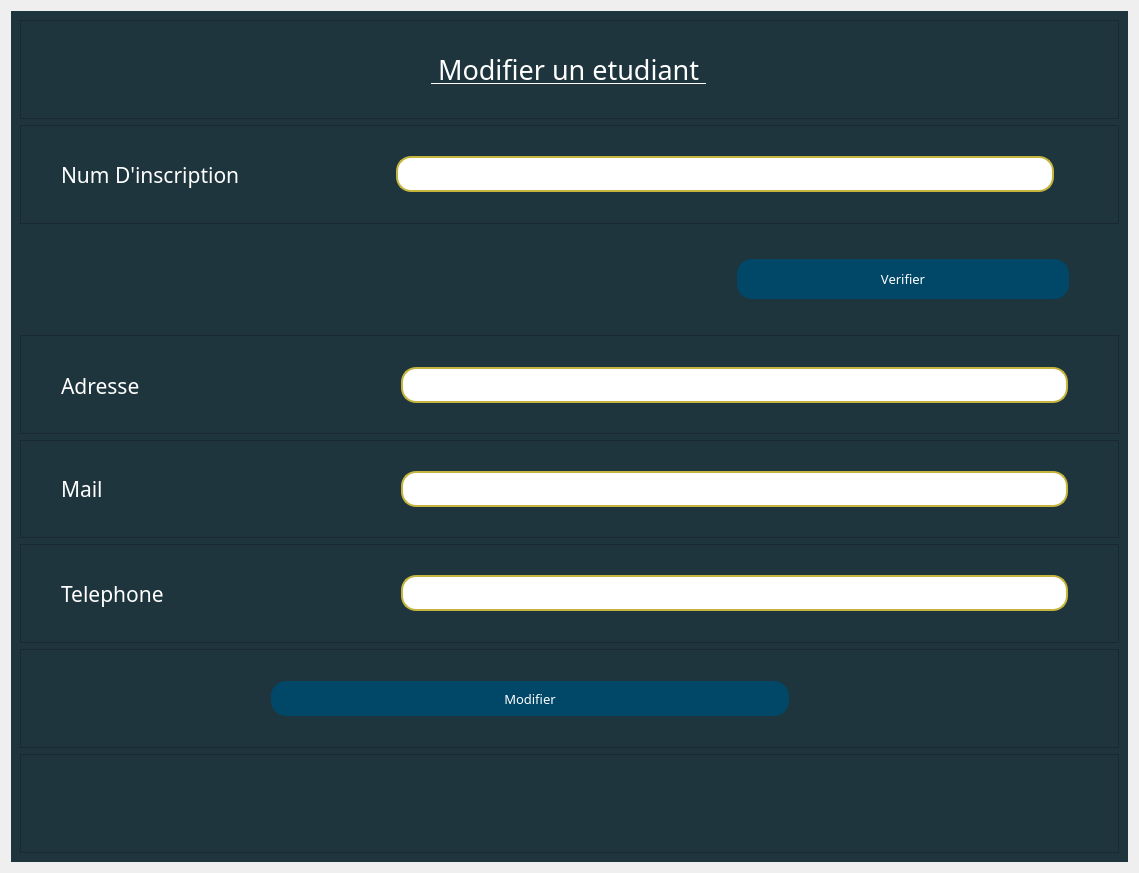
<?xml version="1.0" encoding="UTF-8"?>
<ui version="4.0">
 <class>Form</class>
 <widget class="QWidget" name="Form">
  <property name="geometry">
   <rect>
    <x>0</x>
    <y>0</y>
    <width>1139</width>
    <height>873</height>
   </rect>
  </property>
  <property name="windowTitle">
   <string>Form</string>
  </property>
  <property name="styleSheet">
   <string notr="true"/>
  </property>
  <layout class="QVBoxLayout" name="verticalLayout">
   <item>
    <widget class="QWidget" name="widget_2" native="true">
     <property name="styleSheet">
      <string notr="true">background-color: rgb(31, 53, 61);
color : rgb(255, 255, 255);

</string>
     </property>
     <layout class="QVBoxLayout" name="verticalLayout_4">
      <item>
       <widget class="QFrame" name="frame">
        <property name="cursor">
         <cursorShape>IBeamCursor</cursorShape>
        </property>
        <property name="frameShape">
         <enum>QFrame::StyledPanel</enum>
        </property>
        <property name="frameShadow">
         <enum>QFrame::Raised</enum>
        </property>
        <layout class="QVBoxLayout" name="verticalLayout_2">
         <item alignment="Qt::AlignHCenter|Qt::AlignVCenter">
          <widget class="QLabel" name="label">
           <property name="font">
            <font>
             <family>Forte</family>
             <pointsize>20</pointsize>
             <underline>true</underline>
            </font>
           </property>
           <property name="text">
            <string> Modifier un etudiant </string>
           </property>
          </widget>
         </item>
        </layout>
       </widget>
      </item>
      <item>
       <widget class="QFrame" name="frame_2">
        <property name="font">
         <font>
          <family>Sitka Small</family>
          <pointsize>16</pointsize>
         </font>
        </property>
        <property name="frameShape">
         <enum>QFrame::StyledPanel</enum>
        </property>
        <property name="frameShadow">
         <enum>QFrame::Raised</enum>
        </property>
        <layout class="QHBoxLayout" name="horizontalLayout" stretch="1,2,0">
         <property name="leftMargin">
          <number>40</number>
         </property>
         <property name="topMargin">
          <number>11</number>
         </property>
         <property name="rightMargin">
          <number>50</number>
         </property>
         <property name="bottomMargin">
          <number>11</number>
         </property>
         <item>
          <widget class="QLabel" name="label_2">
           <property name="font">
            <font>
             <family>Sitka Small</family>
             <pointsize>16</pointsize>
             <weight>50</weight>
             <bold>false</bold>
            </font>
           </property>
           <property name="cursor">
            <cursorShape>IBeamCursor</cursorShape>
           </property>
           <property name="text">
            <string>Num D'inscription</string>
           </property>
          </widget>
         </item>
         <item>
          <widget class="QLineEdit" name="num_insc">
           <property name="font">
            <font>
             <family>Sitka Small</family>
             <pointsize>16</pointsize>
            </font>
           </property>
           <property name="styleSheet">
            <string notr="true">QLineEdit {
	border :2px solid ;
	border-radius : 15px;
	border-color: rgb(197, 181, 61);
	background-color: rgb(255, 255, 255);
	color :rgb(0, 0, 0);
}
QLineEdit:hover {
	border : 2px solid rgbrgb(97, 89, 30);
}

</string>
           </property>
           <property name="inputMask">
            <string>999999</string>
           </property>
          </widget>
         </item>
         <item alignment="Qt::AlignLeft|Qt::AlignTop">
          <widget class="QLabel" name="label_3">
           <property name="font">
            <font>
             <pointsize>10</pointsize>
            </font>
           </property>
           <property name="styleSheet">
            <string notr="true">color: rgb(212, 0, 0);</string>
           </property>
           <property name="text">
            <string/>
           </property>
          </widget>
         </item>
        </layout>
       </widget>
      </item>
      <item>
       <widget class="QWidget" name="widget" native="true">
        <property name="font">
         <font>
          <family>Sitka Small</family>
          <pointsize>16</pointsize>
         </font>
        </property>
        <layout class="QGridLayout" name="gridLayout">
         <property name="leftMargin">
          <number>40</number>
         </property>
         <property name="rightMargin">
          <number>50</number>
         </property>
         <item row="0" column="0">
          <widget class="QLabel" name="message_f">
           <property name="font">
            <font>
             <family>Sitka Small</family>
             <pointsize>16</pointsize>
            </font>
           </property>
           <property name="styleSheet">
            <string notr="true">color :rgb(243, 0, 0)</string>
           </property>
           <property name="text">
            <string/>
           </property>
          </widget>
         </item>
         <item row="0" column="1">
          <widget class="QLabel" name="message_v">
           <property name="font">
            <font>
             <family>Sitka Small</family>
             <pointsize>16</pointsize>
            </font>
           </property>
           <property name="styleSheet">
            <string notr="true">color :rgb(0, 172, 0)</string>
           </property>
           <property name="text">
            <string/>
           </property>
          </widget>
         </item>
         <item row="0" column="2">
          <widget class="QPushButton" name="verife">
           <property name="font">
            <font>
             <family>Sitka Small</family>
             <pointsize>10</pointsize>
            </font>
           </property>
           <property name="cursor">
            <cursorShape>PointingHandCursor</cursorShape>
           </property>
           <property name="styleSheet">
            <string notr="true">QPushButton{
	height : 40px;
	background-color :rgb(0, 71, 104);
	border-radius : 15px;
}


QPushButton:hover{
	background-color: rgb(0, 92, 157);
}</string>
           </property>
           <property name="text">
            <string>Verifier</string>
           </property>
          </widget>
         </item>
        </layout>
       </widget>
      </item>
      <item>
       <widget class="QFrame" name="frame_3">
        <property name="font">
         <font>
          <family>Sitka Small</family>
          <pointsize>16</pointsize>
         </font>
        </property>
        <property name="frameShape">
         <enum>QFrame::StyledPanel</enum>
        </property>
        <property name="frameShadow">
         <enum>QFrame::Raised</enum>
        </property>
        <layout class="QHBoxLayout" name="horizontalLayout_4" stretch="1,2">
         <property name="leftMargin">
          <number>40</number>
         </property>
         <property name="topMargin">
          <number>11</number>
         </property>
         <property name="rightMargin">
          <number>50</number>
         </property>
         <item>
          <widget class="QLabel" name="label_5">
           <property name="font">
            <font>
             <family>Sitka Small</family>
             <pointsize>16</pointsize>
            </font>
           </property>
           <property name="cursor">
            <cursorShape>IBeamCursor</cursorShape>
           </property>
           <property name="text">
            <string>Adresse</string>
           </property>
          </widget>
         </item>
         <item>
          <widget class="QLineEdit" name="adresse">
           <property name="font">
            <font>
             <family>Sitka Small</family>
             <pointsize>16</pointsize>
            </font>
           </property>
           <property name="styleSheet">
            <string notr="true">QLineEdit {
	border :2px solid ;
	border-radius : 15px;
	border-color: rgb(197, 181, 61);
	background-color: rgb(255, 255, 255);
	color :rgb(0, 0, 0);
}
QLineEdit:hover {
	border : 2px solid rgbrgb(97, 89, 30);
}

</string>
           </property>
          </widget>
         </item>
        </layout>
       </widget>
      </item>
      <item>
       <widget class="QFrame" name="frame_4">
        <property name="font">
         <font>
          <family>Sitka Small</family>
          <pointsize>16</pointsize>
         </font>
        </property>
        <property name="frameShape">
         <enum>QFrame::StyledPanel</enum>
        </property>
        <property name="frameShadow">
         <enum>QFrame::Raised</enum>
        </property>
        <layout class="QHBoxLayout" name="horizontalLayout_5" stretch="1,2">
         <property name="leftMargin">
          <number>40</number>
         </property>
         <property name="rightMargin">
          <number>50</number>
         </property>
         <item>
          <widget class="QLabel" name="label_6">
           <property name="font">
            <font>
             <family>Sitka Small</family>
             <pointsize>16</pointsize>
            </font>
           </property>
           <property name="cursor">
            <cursorShape>IBeamCursor</cursorShape>
           </property>
           <property name="text">
            <string>Mail</string>
           </property>
          </widget>
         </item>
         <item>
          <widget class="QLineEdit" name="mail">
           <property name="font">
            <font>
             <family>Sitka Small</family>
             <pointsize>16</pointsize>
            </font>
           </property>
           <property name="styleSheet">
            <string notr="true">QLineEdit {
	border :2px solid ;
	border-radius : 15px;
	border-color: rgb(197, 181, 61);
	background-color: rgb(255, 255, 255);
	color :rgb(0, 0, 0);
}
QLineEdit:hover {
	border : 2px solid rgbrgb(97, 89, 30);
}

</string>
           </property>
          </widget>
         </item>
        </layout>
       </widget>
      </item>
      <item>
       <widget class="QFrame" name="frame_7">
        <property name="font">
         <font>
          <family>Sitka Small</family>
          <pointsize>16</pointsize>
         </font>
        </property>
        <property name="frameShape">
         <enum>QFrame::StyledPanel</enum>
        </property>
        <property name="frameShadow">
         <enum>QFrame::Raised</enum>
        </property>
        <layout class="QHBoxLayout" name="horizontalLayout_7" stretch="1,2">
         <property name="leftMargin">
          <number>40</number>
         </property>
         <property name="rightMargin">
          <number>50</number>
         </property>
         <item>
          <widget class="QLabel" name="label_8">
           <property name="font">
            <font>
             <family>Sitka Small</family>
             <pointsize>16</pointsize>
            </font>
           </property>
           <property name="cursor">
            <cursorShape>IBeamCursor</cursorShape>
           </property>
           <property name="text">
            <string>Telephone</string>
           </property>
          </widget>
         </item>
         <item>
          <widget class="QLineEdit" name="phone">
           <property name="font">
            <font>
             <family>Sitka Small</family>
             <pointsize>16</pointsize>
            </font>
           </property>
           <property name="styleSheet">
            <string notr="true">QLineEdit {
	border :2px solid ;
	border-radius : 15px;
	border-color: rgb(197, 181, 61);
	background-color: rgb(255, 255, 255);
	color :rgb(0, 0, 0);
}
QLineEdit:hover {
	border : 2px solid rgbrgb(97, 89, 30);
}

</string>
           </property>
           <property name="inputMask">
            <string>99999999</string>
           </property>
           <property name="text">
            <string/>
           </property>
           <property name="maxLength">
            <number>8</number>
           </property>
           <property name="cursorPosition">
            <number>8</number>
           </property>
           <property name="cursorMoveStyle">
            <enum>Qt::VisualMoveStyle</enum>
           </property>
           <property name="clearButtonEnabled">
            <bool>false</bool>
           </property>
          </widget>
         </item>
        </layout>
       </widget>
      </item>
      <item>
       <widget class="QFrame" name="frame_10">
        <property name="frameShape">
         <enum>QFrame::StyledPanel</enum>
        </property>
        <property name="frameShadow">
         <enum>QFrame::Raised</enum>
        </property>
        <layout class="QHBoxLayout" name="horizontalLayout_2" stretch="3,1">
         <property name="leftMargin">
          <number>250</number>
         </property>
         <property name="rightMargin">
          <number>150</number>
         </property>
         <item>
          <widget class="QPushButton" name="pushButton">
           <property name="font">
            <font>
             <family>Sitka Small</family>
             <pointsize>10</pointsize>
            </font>
           </property>
           <property name="cursor">
            <cursorShape>PointingHandCursor</cursorShape>
           </property>
           <property name="styleSheet">
            <string notr="true">QPushButton{
	height : 35px;
	background-color :rgb(0, 71, 104);
	border-radius : 15px;
}


QPushButton:hover{
	background-color: rgb(0, 92, 157);
}</string>
           </property>
           <property name="text">
            <string>Modifier</string>
           </property>
          </widget>
         </item>
         <item>
          <widget class="QLabel" name="message_3">
           <property name="font">
            <font>
             <family>Sitka Small</family>
             <pointsize>12</pointsize>
            </font>
           </property>
           <property name="cursor">
            <cursorShape>IBeamCursor</cursorShape>
           </property>
           <property name="styleSheet">
            <string notr="true">color :rgb(243, 0, 0)</string>
           </property>
           <property name="text">
            <string/>
           </property>
          </widget>
         </item>
        </layout>
       </widget>
      </item>
      <item>
       <widget class="QFrame" name="frame_5">
        <property name="frameShape">
         <enum>QFrame::StyledPanel</enum>
        </property>
        <property name="frameShadow">
         <enum>QFrame::Raised</enum>
        </property>
       </widget>
      </item>
     </layout>
    </widget>
   </item>
  </layout>
 </widget>
 <resources>
  <include location="../Etudiant/etudiant.qrc"/>
 </resources>
 <connections/>
</ui>
